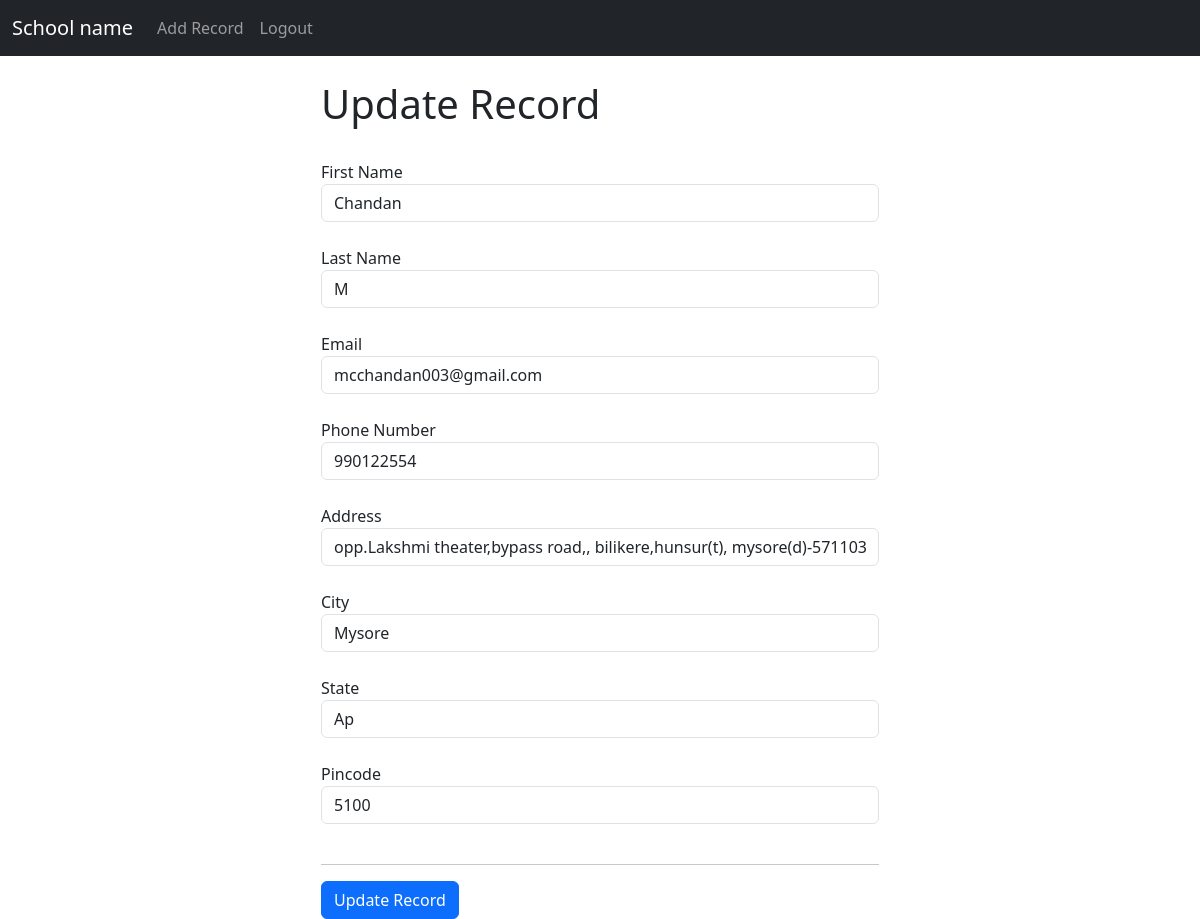
The page /update_record/1 (signed in) on the database its author committed.
### studentauth/models.py (models this page shows, shortened)
class Record(models.Model):
	first_name = models.CharField(max_length=50)
	last_name =  models.CharField(max_length=50)
	email =  models.CharField(max_length=100)
	phone = models.CharField(max_length=15)
	address =  models.CharField(max_length=100)
	city =  models.CharField(max_length=50)
	state =  models.CharField(max_length=50)
	pincode =  models.CharField(max_length=20)
	date = models.DateField()

### studentauth/views.py (the view)
# urls.py: path('update_record/<int:pk>', views.update_record, name='update_record'),
def update_record(request, pk):
    if request.user.is_authenticated:
        current_record = Record.objects.get(id=pk)
        if request.method == "POST":
            first_name = request.POST['first_name']
            last_name = request.POST['last_name']
            email = request.POST['email']
            phone = request.POST['phone']
            address = request.POST['address']
            city = request.POST['city']
            state = request.POST['state']
            pincode = request.POST['pincode']
            current_record.first_name = first_name
            current_record.last_name = last_name
            current_record.email = email
            current_record.phone = phone
            current_record.address = address
            current_record.city = city
            current_record.state = state
            current_record.pincode = pincode
            current_record.save()
            messages.success(request, "Record Has Been Updated!")
            return redirect('/')
        else:
            return render(request, 'update_record.html', {'current_record': current_record})
    else:
        messages.success(request, "You Must Be Logged In...")
        return redirect('/')

### templates/update_record.html (shortened to what this page needs)
{% extends 'base.html' %}
{% block content %}
<div class="col-md-6 offset-md-3">
<h1>Update Record</h1>
<br/>
<form method="post">
	<label for="first_name">First Name</label><br>
	<input type="text" id="first_name" name="first_name" value="{{ current_record.first_name }}" class="form-control"><br>
	<label for="last_name">Last Name</label><br>
	<input type="text" id="last_name" name = "last_name" value="{{ current_record.last_name }}" class="form-control"><br>
	<label for="email">Email</label><br>
	<input type="email" id="email" name="email" value="{{ current_record.email }}" class="form-control"><br>
	<label for="phone">Phone Number</label><br>
	<input type="number" id="phone" name="phone" value="{{ current_record.phone }}" class="form-control"><br>
	<label for="dept">Address</label><br>
	<input type="text" id="address" name="address" value="{{ current_record.address }}" class="form-control"><br>
	<label for="role">City</label><br>
	<input type="text" id="city" name="city" value="{{ current_record.city }}" class="form-control"><br>
	<label for="role">State</label><br>
	<input type="text" id="state" name="state" value="{{ current_record.state }}" class="form-control"><br>
	<label for="role">Pincode</label><br>
	<input type="number" id="pincode" name="pincode" value="{{ current_record.pincode }}" class="form-control"><br>
	<hr>
	<button type="submit" class="btn btn-primary">Update Record</button>
</form>
</div>
{% endblock %}

### rows shown on the page
Record: first_name "Chandan", last_name "M", email "mcchandan003@gmail.com", phone "990122554", address "opp.Lakshmi theater,bypass road,, bilikere,hunsur(t), mysore(d)-571103", city "Mysore", state "Ap", pincode "5100"
